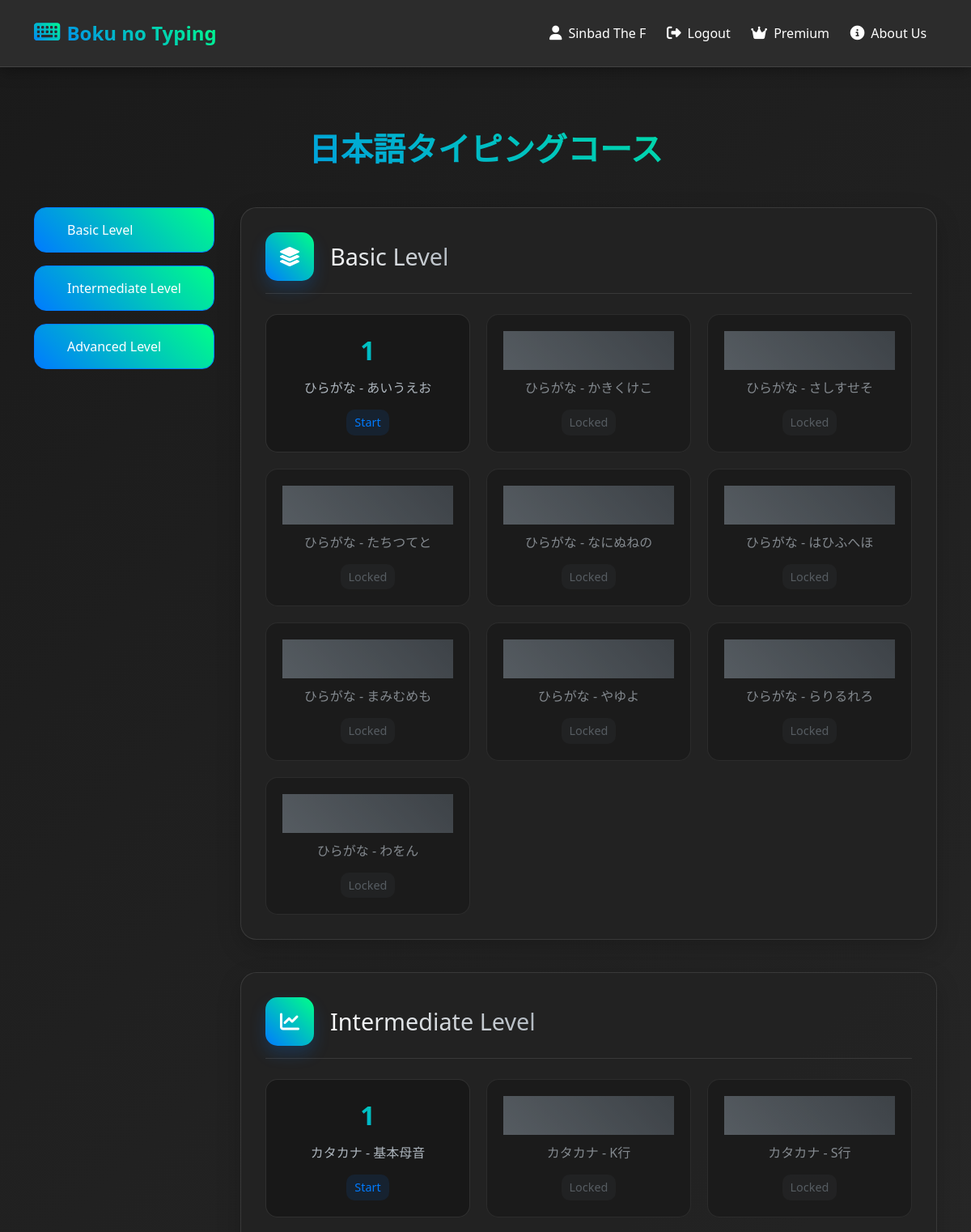
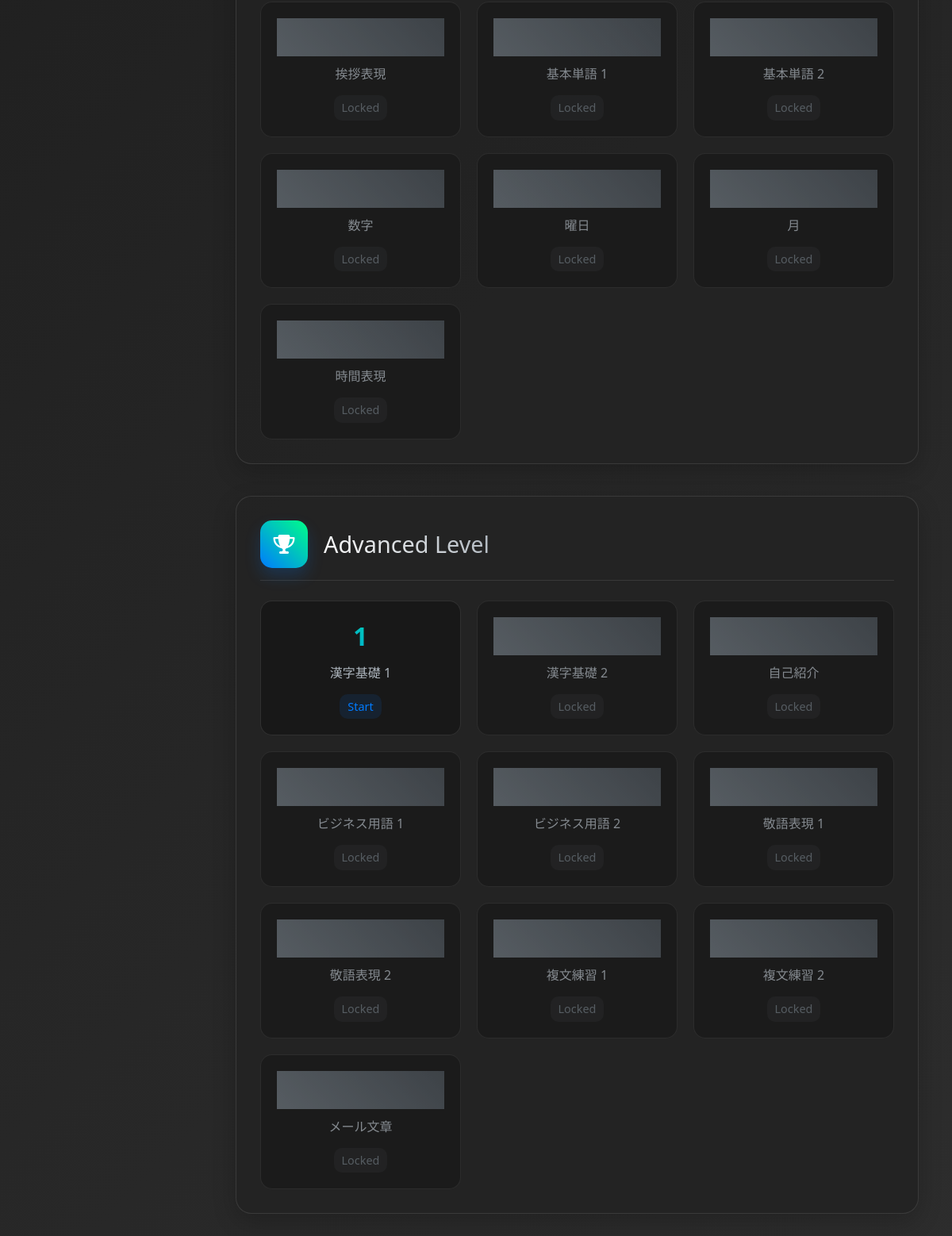
Screenshot of /japanese-course.php (signed in) with the database file from the repository (2 pictures, top to bottom).
### tables this page shows
CREATE TABLE `japanese_lessons` (
  `id` int(11) NOT NULL,
  `level` varchar(50) NOT NULL,
  `lesson_number` int(11) NOT NULL,
  `title` varchar(255) NOT NULL,
  `description` text DEFAULT NULL,
  `content` text NOT NULL,
  `created_at` timestamp NOT NULL DEFAULT current_timestamp()
);

### japanese-course.php (the view, shortened to what this page needs)
<?php
require_once 'config/database.php';
function getLessons($pdo, $level) {
    $stmt = $pdo->prepare("SELECT l.*,
        (SELECT lp.status FROM japanese_lesson_progress lp
         WHERE lp.user_id = ? AND lp.lesson_id = l.id
         ORDER BY lp.completed_at DESC LIMIT 1) as status,
        (SELECT MAX(lp.wpm) FROM japanese_lesson_progress lp
         WHERE lp.user_id = ? AND lp.lesson_id = l.id) as best_wpm,
        (SELECT MAX(lp.accuracy) FROM japanese_lesson_progress lp
         WHERE lp.user_id = ? AND lp.lesson_id = l.id) as best_accuracy
        FROM japanese_lessons l
        WHERE l.level = ?
        ORDER BY l.lesson_number");
    $stmt->execute([$_SESSION['user_id'], $_SESSION['user_id'], $_SESSION['user_id'], $level]);
    return $stmt->fetchAll(PDO::FETCH_ASSOC);
}
function isPreviousLessonCompleted($lessons, $currentLessonNumber) {
    if ($currentLessonNumber <= 1) return true;
    foreach ($lessons as $lesson) {
        if ($lesson['lesson_number'] === ($currentLessonNumber - 1)) {
            return $lesson['status'] === 'completed';
        }
    }
    return false;
};
$basicLessons = getLessons($pdo, 'basic');
$intermediateLessons = getLessons($pdo, 'intermediate');
$advancedLessons = getLessons($pdo, 'advanced');
?>
<!DOCTYPE html>
<html lang="en">
<head>
    <link href="https://cdn.jsdelivr.net/npm/bootstrap@5.3.0/dist/css/bootstrap.min.css" rel="stylesheet">
    <link rel="stylesheet" href="https://cdnjs.cloudflare.com/ajax/libs/font-awesome/6.4.0/css/all.min.css">
    <link rel="stylesheet" href="assets/css/style.css">
</head>
<body>
    <?php include 'includes/navbar.php'; ?>
    <div class="container">
        <h1 class="section-title">日本語タイピングコース</h1>
        <div class="course-container">
            <div class="level-nav">
                <button class="level-btn" data-level="basic">Basic Level</button>
                <button class="level-btn" data-level="intermediate">Intermediate Level</button>
                <button class="level-btn" data-level="advanced">Advanced Level</button>
            </div>
            <div class="lessons-container">
                <div id="basic-level" class="level-section">
                    <div class="level-card">
                        <div class="level-header">
                            <div class="level-icon">
                                <i class="fas fa-layer-group"></i>
                            </div>
                            <h2 class="level-title">Basic Level</h2>
                        </div>
                        <div class="lesson-grid">
                            <?php foreach($basicLessons as $lesson):
                                $isLocked = !isPreviousLessonCompleted($basicLessons, $lesson['lesson_number']);
                            ?>
                            <div class="lesson-card <?php echo $isLocked ? 'locked' : ''; ?>">
                                <?php if (!$isLocked): ?>
                                <a href="japanese_lesson.php?level=basic&lesson=<?php echo $lesson['lesson_number']; ?>&id=<?php echo $lesson['id']; ?>"
                                   class="lesson-link">
                                <?php endif; ?>
                                    <div class="lesson-number">
                                        <?php echo $lesson['lesson_number']; ?>
                                        <?php if ($isLocked): ?>
                                            <i class="fas fa-lock"></i>
                                        <?php endif; ?>
                                    </div>
                                    <div class="lesson-name"><?php echo htmlspecialchars($lesson['title']); ?></div>
                                    <div class="lesson-status <?php echo $lesson['status'] === 'completed' ? 'completed' : ''; ?>">
                                        <?php echo $isLocked ? 'Locked' : ($lesson['status'] ? ucfirst($lesson['status']) : 'Start'); ?>
                                    </div>
                                <?php if (!$isLocked): ?>
                                </a>
                                <?php endif; ?>
                            </div>
                            <?php endforeach; ?>
                        </div>
                    </div>
                </div>
                <div id="intermediate-level" class="level-section">
                    <div class="level-card">
                        <div class="level-header">
                            <div class="level-icon">
                                <i class="fas fa-chart-line"></i>
                            </div>
                            <h2 class="level-title">Intermediate Level</h2>
                        </div>
                        <div class="lesson-grid">
                            <?php foreach($intermediateLessons as $lesson):
                                $isLocked = !isPreviousLessonCompleted($intermediateLessons, $lesson['lesson_number']);
                            ?>
                            <div class="lesson-card <?php echo $isLocked ? 'locked' : ''; ?>">
                                <?php if (!$isLocked): ?>
                                <a href="japanese_lesson.php?level=intermediate&lesson=<?php echo $lesson['lesson_number']; ?>&id=<?php echo $lesson['id']; ?>"
                                   class="lesson-link">
                                <?php endif; ?>
                                    <div class="lesson-number">
                                        <?php echo $lesson['lesson_number']; ?>
                                        <?php if ($isLocked): ?>
                                            <i class="fas fa-lock"></i>
                                        <?php endif; ?>
                                    </div>
                                    <div class="lesson-name"><?php echo htmlspecialchars($lesson['title']); ?></div>
                                    <div class="lesson-status <?php echo $lesson['status'] === 'completed' ? 'completed' : ''; ?>">
                                        <?php echo $isLocked ? 'Locked' : ($lesson['status'] ? ucfirst($lesson['status']) : 'Start'); ?>
                                    </div>
                                <?php if (!$isLocked): ?>
                                </a>
                                <?php endif; ?>
                            </div>
                            <?php endforeach; ?>
                        </div>
                    </div>
                </div>
                <div id="advanced-level" class="level-section">
                    <div class="level-card">
                        <div class="level-header">
                            <div class="level-icon">
                                <i class="fas fa-trophy"></i>
                            </div>
                            <h2 class="level-title">Advanced Level</h2>
                        </div>
                        <div class="lesson-grid">
                            <?php foreach($advancedLessons as $lesson):
                                $isLocked = !isPreviousLessonCompleted($advancedLessons, $lesson['lesson_number']);
                            ?>
                            <div class="lesson-card <?php echo $isLocked ? 'locked' : ''; ?>">
                                <?php if (!$isLocked): ?>
                                <a href="japanese_lesson.php?level=advanced&lesson=<?php echo $lesson['lesson_number']; ?>&id=<?php echo $lesson['id']; ?>"
                                   class="lesson-link">
                                <?php endif; ?>
                                    <div class="lesson-number">
                                        <?php echo $lesson['lesson_number']; ?>
                                        <?php if ($isLocked): ?>
                                            <i class="fas fa-lock"></i>
                                        <?php endif; ?>
                                    </div>
                                    <div class="lesson-name"><?php echo htmlspecialchars($lesson['title']); ?></div>
                                    <div class="lesson-status <?php echo $lesson['status'] === 'completed' ? 'completed' : ''; ?>">
                                        <?php echo $isLocked ? 'Locked' : ($lesson['status'] ? ucfirst($lesson['status']) : 'Start'); ?>
                                    </div>
                                <?php if (!$isLocked): ?>
                                </a>
                                <?php endif; ?>
                            </div>
                            <?php endforeach; ?>
                        </div>
                    </div>
                </div>
            </div>
        </div>
    </div>
</body>
</html>

### assets/css/style.css (style rules this page uses)
body { background: linear-gradient(135deg, #1a1a1a 0%, #2d2d2d 100%); color: #ffffff; min-height: 100vh; margin: 0; padding: 0; }
body { padding-top: 80px; }

### japanese-course.php (style rules this page uses)
body { background: linear-gradient(135deg, #1a1a1a 0%, #2d2d2d 100%); color: #ffffff; min-height: 100vh; padding-bottom: 50px; }
.level-card { background: rgba(35, 35, 35, 0.95); border-radius: 20px; padding: 30px; margin-bottom: 40px; border: 1px solid rgba(255, 255, 255, 0.1); box-shadow: 0 10px 30px rgba(0,0,0,0.2); }
.level-header { display: flex; align-items: center; margin-bottom: 25px; padding-bottom: 15px; border-bottom: 1px solid rgba(255, 255, 255, 0.1); }
.level-icon { background: linear-gradient(45deg, #007bff, #00ff88); width: 60px; height: 60px; border-radius: 15px; display: flex; align-items: center; justify-content: center; font-size: 1.5rem; margin-right: 20px; color: white; box-shadow: 0 10px 20px rgba(0,123,255,0.2); }
.level-title { font-size: 1.8rem; margin: 0; background: linear-gradient(45deg, #ffffff, #adb5bd); -webkit-background-clip: text; -webkit-text-fill-color: transparent; }
.lesson-grid { display: grid; grid-template-columns: repeat(auto-fill, minmax(200px, 1fr)); gap: 20px; }
.lesson-card { background: rgba(25, 25, 25, 0.95); border-radius: 15px; padding: 20px; text-align: center; transition: all 0.3s ease; border: 1px solid rgba(255, 255, 255, 0.1); cursor: pointer; text-decoration: none; color: white; }
.lesson-number { font-size: 2rem; font-weight: 700; margin-bottom: 10px; background: linear-gradient(45deg, #007bff, #00ff88); -webkit-background-clip: text; -webkit-text-fill-color: transparent; }
.lesson-name { color: #adb5bd; font-size: 1rem; margin-bottom: 15px; }
.lesson-status { font-size: 0.9rem; padding: 5px 10px; border-radius: 10px; background: rgba(0, 123, 255, 0.1); color: #007bff; display: inline-block; }
.section-title { margin-top: 80px; font-size: 2.5rem; font-weight: 700; margin-bottom: 3rem; background: linear-gradient(45deg, #007bff, #00ff88); -webkit-background-clip: text; -webkit-text-fill-color: transparent; text-align: center; }
.lesson-card.locked { opacity: 0.7; cursor: not-allowed; position: relative; }
.lesson-card .lesson-link { text-decoration: none; color: inherit; display: block; }
.lesson-card.locked .lesson-number { background: linear-gradient(45deg, #6c757d, #495057); }
.lesson-card.locked .lesson-status { background: rgba(108, 117, 125, 0.1); color: #6c757d; }
.course-container { display: flex; gap: 2rem; padding: 0px; flex-direction: row; }
.level-nav { position: sticky; top: 100px; display: flex; flex-direction: column; gap: 1rem; height: fit-content; }
.level-btn { background: linear-gradient(45deg, #007bff, #00ff88); border: none; color: white; padding: 15px 40px; border: none; font-size: 1rem; border-radius: 15px; cursor: pointer; transition: all 0.3s ease; width: 100%; text-align: left; border: 1.5px solid #007bff; }
.lessons-container { flex: 1; }
.level-section { margin-bottom: 2rem; scroll-margin-top: 20px; }

### rows the page displays
japanese_lessons: lesson_number "1", title "ひらがな - あいうえお", shows "Start"
japanese_lessons: title "ひらがな - かきくけこ", lesson_number "Locked"
japanese_lessons: title "ひらがな - さしすせそ", lesson_number "Locked"
japanese_lessons: title "ひらがな - たちつてと", lesson_number "Locked"
japanese_lessons: title "ひらがな - なにぬねの", lesson_number "Locked"
japanese_lessons: title "ひらがな - はひふへほ", lesson_number "Locked"
japanese_lessons: title "ひらがな - まみむめも", lesson_number "Locked"
japanese_lessons: title "ひらがな - やゆよ", lesson_number "Locked"
japanese_lessons: title "ひらがな - らりるれろ", lesson_number "Locked"
japanese_lessons: title "ひらがな - わをん", lesson_number "Locked"
japanese_lessons: lesson_number "1", title "カタカナ - 基本母音", shows "Start"
japanese_lessons: title "カタカナ - K行", lesson_number "Locked"
japanese_lessons: title "カタカナ - S行", lesson_number "Locked"
japanese_lessons: title "挨拶表現", lesson_number "Locked"
japanese_lessons: title "基本単語 1", lesson_number "Locked"
japanese_lessons: title "基本単語 2", lesson_number "Locked"
japanese_lessons: title "数字", lesson_number "Locked"
japanese_lessons: title "曜日", lesson_number "Locked"
japanese_lessons: title "月", lesson_number "Locked"
japanese_lessons: title "時間表現", lesson_number "Locked"
japanese_lessons: lesson_number "1", title "漢字基礎 1", shows "Start"
japanese_lessons: title "漢字基礎 2", lesson_number "Locked"
japanese_lessons: title "自己紹介", lesson_number "Locked"
japanese_lessons: title "ビジネス用語 1", lesson_number "Locked"
japanese_lessons: title "ビジネス用語 2", lesson_number "Locked"
japanese_lessons: title "敬語表現 1", lesson_number "Locked"
japanese_lessons: title "敬語表現 2", lesson_number "Locked"
japanese_lessons: title "複文練習 1", lesson_number "Locked"
japanese_lessons: title "複文練習 2", lesson_number "Locked"
japanese_lessons: title "メール文章", lesson_number "Locked"

### other values shown
$_SESSION['username'] "Sinbad The F"
